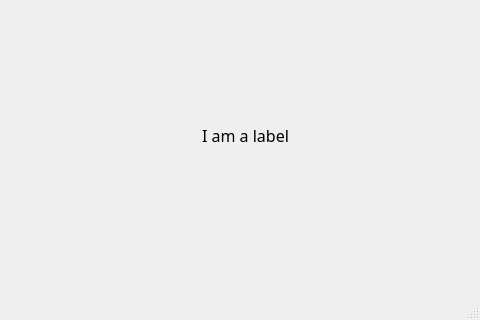
<?xml version="1.0" encoding="UTF-8"?>
<ui version="4.0">
 <class>MainWindow</class>
 <widget class="QMainWindow" name="MainWindow">
  <property name="geometry">
   <rect>
    <x>0</x>
    <y>0</y>
    <width>480</width>
    <height>320</height>
   </rect>
  </property>
  <property name="windowTitle">
   <string>MainWindow</string>
  </property>
  <widget class="QWidget" name="centralwidget">
   <widget class="QLabel" name="label">
    <property name="geometry">
     <rect>
      <x>200</x>
      <y>120</y>
      <width>91</width>
      <height>31</height>
     </rect>
    </property>
    <property name="font">
     <font>
      <family>Agency FB</family>
      <pointsize>12</pointsize>
     </font>
    </property>
    <property name="cursor">
     <cursorShape>CrossCursor</cursorShape>
    </property>
    <property name="text">
     <string>I am a label</string>
    </property>
    <property name="alignment">
     <set>Qt::AlignCenter</set>
    </property>
   </widget>
  </widget>
  <widget class="QMenuBar" name="menubar">
   <property name="geometry">
    <rect>
     <x>0</x>
     <y>0</y>
     <width>480</width>
     <height>22</height>
    </rect>
   </property>
  </widget>
  <widget class="QStatusBar" name="statusbar"/>
 </widget>
 <resources/>
 <connections/>
</ui>
